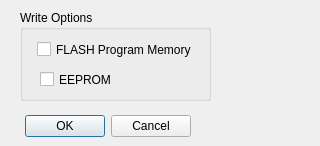
<?xml version="1.0" encoding="UTF-8"?>
<ui version="4.0">
 <class>Settings</class>
 <widget class="QDialog" name="Settings">
  <property name="geometry">
   <rect>
    <x>0</x>
    <y>0</y>
    <width>320</width>
    <height>146</height>
   </rect>
  </property>
  <property name="sizePolicy">
   <sizepolicy hsizetype="Fixed" vsizetype="Fixed">
    <horstretch>0</horstretch>
    <verstretch>0</verstretch>
   </sizepolicy>
  </property>
  <property name="minimumSize">
   <size>
    <width>320</width>
    <height>146</height>
   </size>
  </property>
  <property name="maximumSize">
   <size>
    <width>320</width>
    <height>146</height>
   </size>
  </property>
  <property name="windowTitle">
   <string>Settings</string>
  </property>
  <property name="windowIcon">
   <iconset resource="resources.qrc">
    <normaloff>:/MuriProg/Resources/Logo.png</normaloff>:/MuriProg/Resources/Logo.png</iconset>
  </property>
  <widget class="QDialogButtonBox" name="buttonBox">
   <property name="geometry">
    <rect>
     <x>20</x>
     <y>110</y>
     <width>171</width>
     <height>32</height>
    </rect>
   </property>
   <property name="orientation">
    <enum>Qt::Horizontal</enum>
   </property>
   <property name="standardButtons">
    <set>QDialogButtonBox::Cancel|QDialogButtonBox::Ok</set>
   </property>
  </widget>
  <widget class="QGroupBox" name="WriteOptionsGroupBox">
   <property name="geometry">
    <rect>
     <x>20</x>
     <y>10</y>
     <width>191</width>
     <height>91</height>
    </rect>
   </property>
   <property name="title">
    <string>Write Options</string>
   </property>
   <property name="flat">
    <bool>false</bool>
   </property>
   <widget class="QCheckBox" name="FlashProgramMemorycheckBox">
    <property name="geometry">
     <rect>
      <x>17</x>
      <y>30</y>
      <width>161</width>
      <height>19</height>
     </rect>
    </property>
    <property name="text">
     <string>FLASH Program Memory</string>
    </property>
   </widget>
   <widget class="QCheckBox" name="EepromCheckBox">
    <property name="geometry">
     <rect>
      <x>20</x>
      <y>60</y>
      <width>161</width>
      <height>19</height>
     </rect>
    </property>
    <property name="text">
     <string>EEPROM</string>
    </property>
   </widget>
  </widget>
 </widget>
 <resources>
  <include location="resources.qrc"/>
 </resources>
 <connections>
  <connection>
   <sender>buttonBox</sender>
   <signal>accepted()</signal>
   <receiver>Settings</receiver>
   <slot>accept()</slot>
   <hints>
    <hint type="sourcelabel">
     <x>248</x>
     <y>254</y>
    </hint>
    <hint type="destinationlabel">
     <x>157</x>
     <y>274</y>
    </hint>
   </hints>
  </connection>
  <connection>
   <sender>buttonBox</sender>
   <signal>rejected()</signal>
   <receiver>Settings</receiver>
   <slot>reject()</slot>
   <hints>
    <hint type="sourcelabel">
     <x>316</x>
     <y>260</y>
    </hint>
    <hint type="destinationlabel">
     <x>286</x>
     <y>274</y>
    </hint>
   </hints>
  </connection>
 </connections>
</ui>
